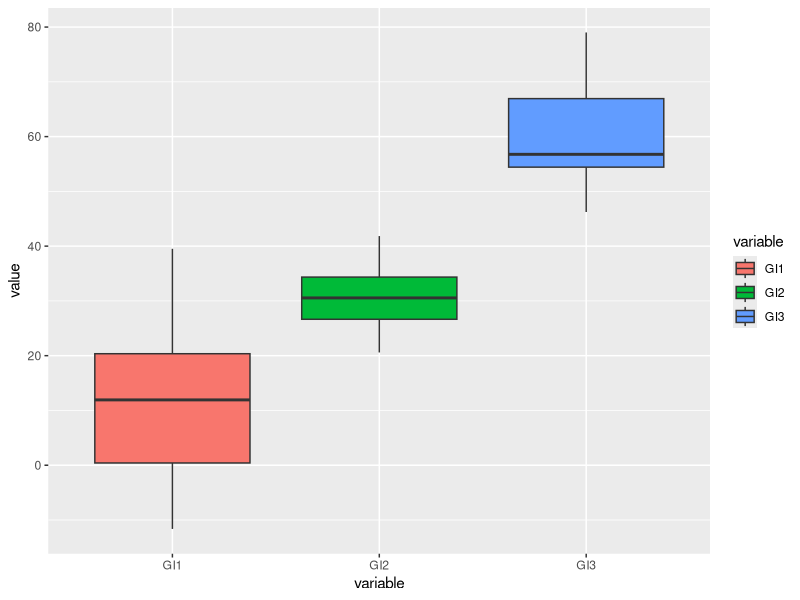

Recreate this plot in R.
## ---- chunk 1
# Global variables: create global variables that can be used throughout the code
initialMeanOne <- 10
initialMeanTwo <- 40
initialMeanThree <- 60
initialNOne <- 10
initialNTwo <- 10
initialNThree <- 10
initialSdOne <- 10
initialSdTwo <- 10
initialSdThree <- 10
inidialDf <- as.data.frame(matrix(data=1:12,nrow=4))
initialNsim <- 1000
pvalThreshold <- 0.05
initialMeanRangeOne <- 5:15
initialMeanRangeTwo <- 35:45
initialMeanRangeThree <- 55:65

# Preliminaries: start by installing and loading all packages and libraries.
library(ggplot2)
library(reshape2)

# Functions: define all functions used in the file.

###################################
# Function: dataCreate
# Generates a random normal distribution for three treatments
# input: three mean values
# input: three sample size values
# input: three standard deviation values
# output: dataframe of random normal distributions based off input parameters
#---------------------------------
dataCreate <- function(mean1=initialMeanOne,mean2=initialMeanTwo,mean3=initialMeanThree,n1=initialNOne,n2=initialNTwo,n3=initialNThree,sd1=initialSdOne,sd2=initialSdTwo,sd3=initialSdThree){
  mydf <- data.frame(GI1=rnorm(mean=mean1,n=n1,sd=sd1), GI2=rnorm(mean=mean2,n=n2,sd=sd2), GI3=rnorm(mean=mean3,n=n3,sd=sd3))
  return(mydf)
}
###################################

###################################
# FUNCTION: ANOVAsum
# Runs an ANOVA on a dataframe of values
# input: dataframe
# output: summary of ANOVA
ANOVAsum <- function(data=df){
  suppressMessages(expr = df2 <- melt(data))
  ANO <- aov(value~variable,data=df2)
  return(summary(ANO))
}
###################################

###################################
# FUNCTION: ANOVA
# Runs an ANOVA on a dataframe of values
# input: dataframe
# output: ANOVA
ANOVA <- function(data=df){
  suppressMessages(expr = df2 <- melt(data))
  ANO <- aov(value~variable,data=df2)
  return(ANO)
}
###################################

###################################
# FUNCTION: ANOPlot
# Plots data from ANOVA
# input: dataframe
# input: x name
# input: y name
# input: number of simulations
# output: number of significant p values
ANOPlot <- function(data) {
  plot <- ggplot(data=data,aes(x=variable,y=value,fill=variable)) + 
                    geom_boxplot()
  return(plot)
}
###################################

###################################
# FUNCTION: simulation
# Reports number of significant p values for n random normal distributions for three treatments
# input: three mean values
# input: three sample size values
# input: three standard deviation values
# input: number of simulations
# output: number of significant p values
simulation <- function(mean1=initialMeanOne,mean2=initialMeanTwo,mean3=initialMeanThree,n1=initialNOne,n2=initialNTwo,n3=initialNThree,sd1=initialSdOne,sd2=initialSdTwo,sd3=initialSdThree,nsim=initialNsim){
  results <- vector()
  for(i in 1:nsim){
    mydf <- dataCreate(mean1=mean1,mean2=mean2,mean3=mean3,n1=n1,n2=n2,n3=n3,sd1=sd1,sd2=sd2,sd3=sd3)
    anosum <- ANOVAsum(data=mydf)
    anosumpval <- anosum[[1]][["Pr(>F)"]][1]
    results[i] <- anosumpval
  }
  sigpval <- sum(results <= pvalThreshold)
  return(sigpval)
}
###################################

###################################
# FUNCTION: singlePval
# Reports p value for a random normal distributions for three treatments
# input: three mean values
# input: three sample size values
# input: three standard deviation values
# input: number of simulations
# output: p value
singlePval <- function(mean1=initialMeanOne,mean2=initialMeanTwo,mean3=initialMeanThree,n1=initialNOne,n2=initialNTwo,n3=initialNThree,sd1=initialSdOne,sd2=initialSdTwo,sd3=initialSdThree){
  mydf <- dataCreate(mean1=mean1,mean2=mean2,mean3=mean3,n1=n1,n2=n2,n3=n3,sd1=sd1,sd2=sd2,sd3=sd3)
  anosum <- ANOVAsum(data=mydf)
  anosumpval <- anosum[[1]][["Pr(>F)"]][1]
  return(anosumpval)
}
###################################

###################################
# FUNCTION: meanChanger
# Runs simulation with many different mean combinations for the three treatments
# input: Range of means as a vector for the three groups
# output: matrix with all combinations of means that produce a significan pvalue
meanChanger <- function(meanRangeOne=initialMeanRangeOne,meanRangeTwo=initialMeanRangeTwo,meanRangeThree=initialMeanRangeThree) {
  counter <- 1
  combination <- vector()
  pvals <- vector()
  for (j in meanRangeOne) {
    for (k in meanRangeTwo) {
      for (l in meanRangeThree) {
        pvalue <- singlePval(mean1 = j,mean2 = k,mean3 = l)
        combination[counter] <- paste(j,k,l,sep = ",")
        pvals[counter] <- pvalue
        counter <- counter + 1
      }
    }
  }
  matrix <- cbind(combination,pvals)
  signifpvalmatrix <- subset(matrix, matrix[,2] <= 0.05)
  return(signifpvalmatrix)
}
## ---- chunk 2
# Run the functions with default variables that almost always give 100% significant p values

# Daisy chain them and also plot the one ANOVA that ran
ANOPlot(ANOVA(dataCreate()))

# Run simulation function to do the above 1000 times but without plotting them.
simulation()

# Run simulation function but with means that won't only give me significant p values
simulation(mean1 = 35, mean2 = 40,mean3 = 45)

# Run meanChanger with the default values
r <- meanChanger(meanRangeOne = 25:30,meanRangeTwo = 35:40, meanRangeThree = 45:50)
head(r)
nrow(r)

# Run mean changer with means that won't give me only siginificant pvalues
rr <- meanChanger(meanRangeOne = 10:20,meanRangeTwo = 20:30,meanRangeThree = 30:40)
head(rr)
nrow(rr)

